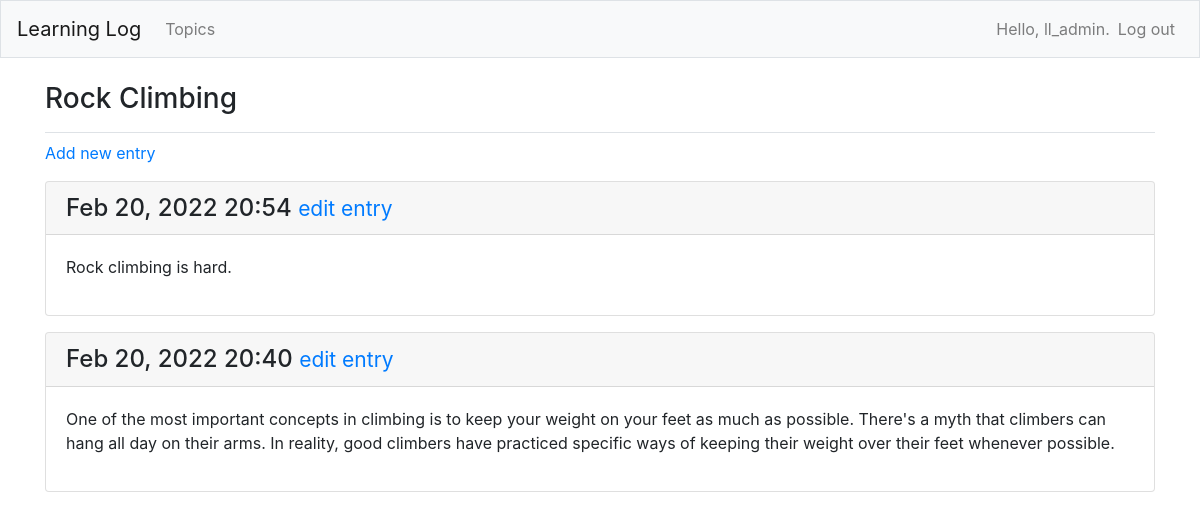
The page /topics/2/ (signed in) on the database its author committed.
### learning_logs/models.py (models this page shows, shortened)
class Topic(models.Model):
    text = models.CharField(max_length=200)
    date_added = models.DateTimeField(auto_now_add=True)
    owner = models.ForeignKey(User, on_delete=models.CASCADE)
    def __str__(self):
        return self.text

class Entry(models.Model):
    topic = models.ForeignKey(Topic, on_delete=models.CASCADE)
    text = models.TextField()
    date_added = models.DateTimeField(auto_now_add=True)
    class Meta:
        verbose_name_plural = "entries"

### learning_logs/views.py (the view)
# urls.py: path("topics/<int:topic_id>/", views.topic, name="topic"),
@login_required
def topic(request, topic_id):
    topic = Topic.objects.get(id=topic_id)
    check_topic_owner(topic.owner, request.user)
    entries = topic.entry_set.order_by("-date_added")
    context = {"topic": topic, "entries": entries}
    return render(request, "learning_logs/topic.html", context)

### learning_logs/helper_functions.py (called while the page is built)
def check_topic_owner(topic_owner, current_user):
    if topic_owner != current_user:
        raise Http404

### learning_logs/templates/learning_logs/topic.html
{% extends "learning_logs/base.html" %}
{% block page_header %}
  <h3>{{ topic }}</h3>
{% endblock page_header %}
{% block content %}
  <p>
    <a href="{% url 'learning_logs:new_entry' topic.id %}">Add new entry</a>
  </p>
  {% for entry in entries %}
    <div class="card mb-3">
      <h4 class="card-header">
        {{ entry.date_added|date:"M d, Y H:i" }}
        <small><a href="{% url 'learning_logs:edit_entry' entry.id %}">
          edit entry</a></small>
      </h4>
      <div class="card-body">
        {{ entry.text|linebreaks }}
      </div>
    </div>
  {% empty %}
    <p>There are no entries for this topic yet.</p>
  {% endfor %}
{% endblock content %}

### learning_logs/templates/learning_logs/base.html (shortened to what this page needs)
{% load bootstrap4 %}
<!doctype html>
<html lang="en">
<head>
  {% bootstrap_css %}
</head>
<body>
  <nav class="navbar navbar-expand-md navbar-light bg-light mb-4 border">
    <a class="navbar-brand" href="{% url 'learning_logs:index' %}">
        Learning Log</a>
    <div class="collapse navbar-collapse" id="navbarCollapse">
      <ul class="navbar-nav mr-auto">
        <li class="nav_item">
          <a class="nav-link" href="{% url 'learning_logs:topics' %}">
            Topics</a></li>
      </ul>
      <ul class="navbar-nav ml_auto">
        {% if user.is_authenticated %}
          <li class="nav-item">
            <span class="navbar-text">Hello, {{ user.username }}.</span>
          </li>
          <li class="nav-item">
            <a class="nav-link" href="{% url 'users:logout' %}">Log out</a>
          </li>
        {% endif %}
      </ul>
    </div>
  </nav>
  <main role="main" class="container">
    <div class="pb-2 mb-2 border-bottom">
      {% block page_header %}{% endblock page_header %}
    </div>
    <div>
      {% block content %}{% endblock content %}
    </div>
  </main>
</body>
</html>

### rows shown on the page
Topic: text "Rock Climbing"
Entry: date_added "Feb 20, 2022 20:54", text "Rock climbing is hard."
Entry: date_added "Feb 20, 2022 20:40", text "One of the most important concepts in climbing is to keep your weight on your feet as much as possible. There's a myth that climbers can hang all day on their arms. In reality, good climbers have practiced specific ways of keeping their weight over their feet whenever possible."

### other values the page prints
{{ user.username }} "ll_admin"
